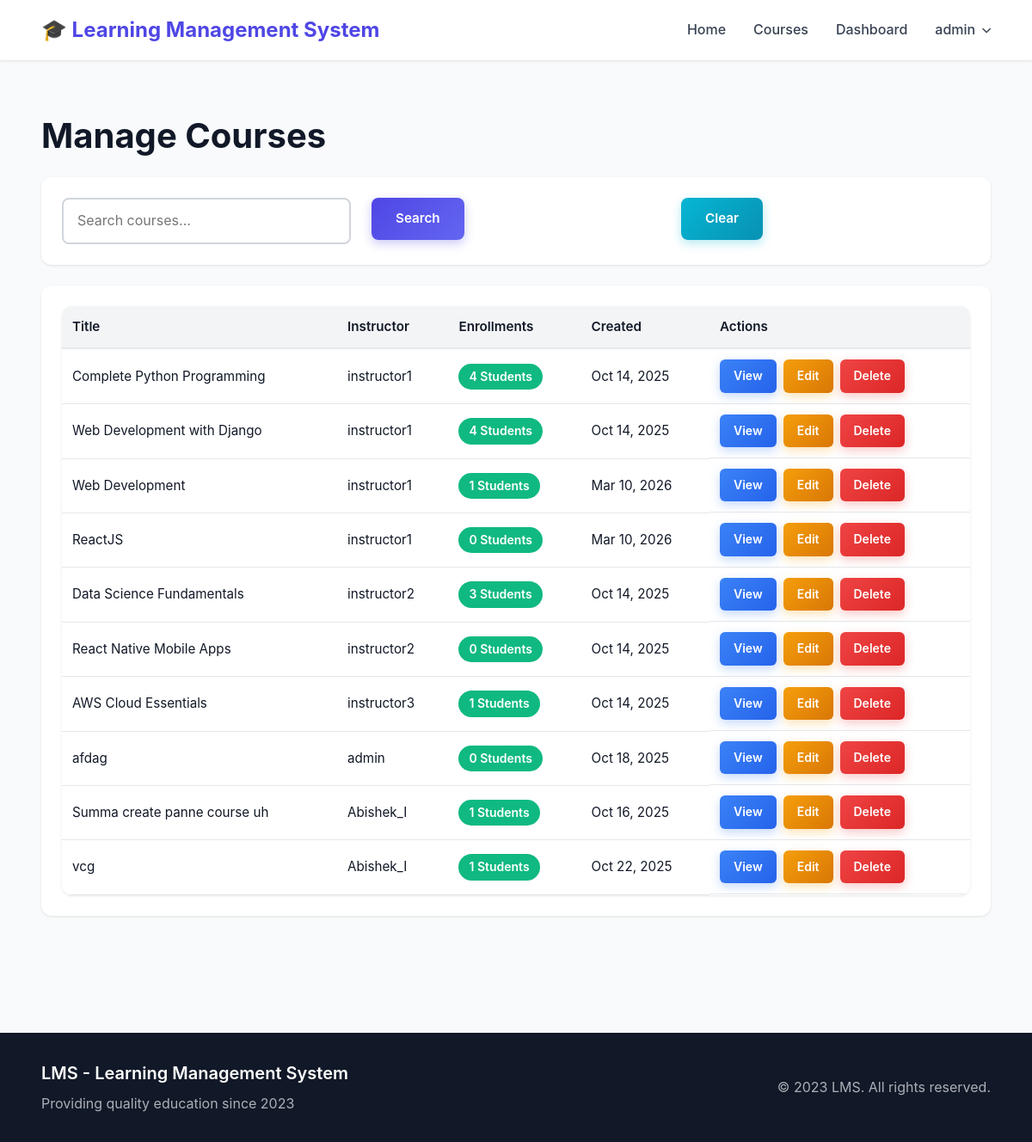
The app's page /manage/courses/ (signed in) with its own data.
### accounts/models.py (models this page shows, shortened)
class User(AbstractUser):
    USER_TYPE_CHOICES = (
        ('student', 'Student'),
        ('instructor', 'Instructor'),
        ('admin', 'Admin'),
    )
    user_type = models.CharField(max_length=10, choices=USER_TYPE_CHOICES, default='student')
    profile_picture = models.ImageField(upload_to='profile_pictures/', null=True, blank=True)
    phone = models.CharField(max_length=20, null=True, blank=True)
    bio = models.TextField(blank=True, null=True)
    date_of_birth = models.DateField(null=True, blank=True)
    website = models.URLField(max_length=200, blank=True, null=True)
    address = models.TextField(blank=True, null=True)
    LEARNING_STYLE_CHOICES = (
        ('visual', 'Visual'),
        ('auditory', 'Auditory'),
        ('reading', 'Reading/Writing'),
        ('kinesthetic', 'Kinesthetic'),
    )
    learning_style = models.CharField(max_length=20, choices=LEARNING_STYLE_CHOICES, null=True, blank=True)
    preferred_language = models.CharField(max_length=50, blank=True, null=True)
    daily_study_goal = models.PositiveIntegerField(default=30, validators=[MinValueValidator(15), MaxValueValidator(480)])  # in minutes
    @property
    def is_admin(self):
        return self.is_superuser or self.user_type == 'admin'

### courses/models.py (models this page shows, shortened)
class Course(models.Model):
    title = models.CharField(max_length=200, unique=True)
    code = models.CharField(max_length=20, unique=True, blank=True, null=True, help_text="Unique course code (e.g., CS101)")
    description = models.TextField()
    instructor = models.ForeignKey(
        settings.AUTH_USER_MODEL,
        on_delete=models.CASCADE,
        related_name='courses_taught'
    )
    thumbnail = models.ImageField(upload_to='course_thumbnails/', null=True, blank=True)
    syllabus = models.FileField(upload_to='syllabi/', null=True, blank=True)
    category = models.ForeignKey(Category, on_delete=models.SET_NULL, null=True, blank=True, related_name='courses')
    created_at = models.DateTimeField(auto_now_add=True)
    updated_at = models.DateTimeField(auto_now=True)

### accounts/management_views.py (the view)
# urls.py: path('manage/courses/', manage_courses, name='manage_courses'),
@login_required
@admin_required
def manage_courses(request):
    from django.db.models import Count
    search = request.GET.get('search', '')
    courses = Course.objects.annotate(
        student_count=Count('enrollments', filter=Q(enrollments__is_active=True))
    ).select_related('instructor')
    if search:
        courses = courses.filter(Q(title__icontains=search) | Q(description__icontains=search))
    return render(request, 'management/courses.html', {'courses': courses, 'search': search})

### templates/management/courses.html (shortened to what this page needs)
{% extends 'base.html' %}
{% block content %}
<div class="container py-5">
    <h1 class="mb-4">Manage Courses</h1>
    <div class="card mb-4">
        <div class="card-body">
            <form method="get" class="row">
                <div class="col-md-8">
                    <input type="text" name="search" class="form-control" placeholder="Search courses..." value="{{ search }}">
                </div>
                <div class="col-md-2">
                    <button type="submit" class="btn btn-primary w-100">Search</button>
                </div>
                <div class="col-md-2">
                    <a href="{% url 'manage_courses' %}" class="btn btn-secondary w-100">Clear</a>
                </div>
            </form>
        </div>
    </div>
    <div class="card">
        <div class="card-body">
            <table class="table">
                <thead>
                    <tr>
                        <th>Title</th>
                        <th>Instructor</th>
                        <th>Enrollments</th>
                        <th>Created</th>
                        <th>Actions</th>
                    </tr>
                </thead>
                <tbody>
                    {% for course in courses %}
                    <tr>
                        <td>{{ course.title }}</td>
                        <td>{{ course.instructor.username }}</td>
                        <td>
                            <span class="badge badge-success">{{ course.student_count }} Students</span>
                        </td>
                        <td>{{ course.created_at|date:"M d, Y" }}</td>
                        <td>
                            <a href="{% url 'courses:course_detail' course.id %}" class="btn btn-sm btn-info">View</a>
                            <a href="{% url 'courses:course_update' course.id %}" class="btn btn-sm btn-warning">Edit</a>
                            <a href="{% url 'delete_course' course.id %}" class="btn btn-sm btn-danger">Delete</a>
                        </td>
                    </tr>
                    {% endfor %}
                </tbody>
            </table>
        </div>
    </div>
</div>
{% endblock %}

### templates/base.html (shortened to what this page needs)
<!DOCTYPE html>
<html lang="en">
<head>
    <link rel="stylesheet" href="https://cdnjs.cloudflare.com/ajax/libs/font-awesome/6.0.0/css/all.min.css">
    {% load static %}
    <link rel="stylesheet" href="{% static 'css/reset.css' %}?v=11">
    <link rel="stylesheet" href="{% static 'css/responsive.css' %}?v=17">
    <link rel="stylesheet" href="{% static 'css/style.css' %}?v=11">
    <link rel="stylesheet" href="{% static 'css/admin-fix.css' %}?v=11">
    <link rel="stylesheet" href="{% static 'css/navbar-fix.css' %}?v=11">
    <link rel="stylesheet" href="{% static 'css/instructor-students.css' %}?v=11">
    <link rel="stylesheet" href="{% static 'css/lessons.css' %}?v=2">
    <link rel="stylesheet" href="{% static 'css/quizzes.css' %}?v=2">
    <link rel="stylesheet" href="{% static 'css/dashboard.css' %}?v=2">
    <link rel="stylesheet" href="{% static 'css/student-progress.css' %}?v=2">
    <link rel="stylesheet" href="{% static 'css/admin-progress.css' %}?v=2">
    <link rel="stylesheet" href="{% static 'css/doubts.css' %}?v=2">
    <link rel="stylesheet" href="{% static 'css/assessments.css' %}?v=2">
    <link rel="stylesheet" href="{% static 'css/forms.css' %}?v=1">
</head>
<body>
    <nav class="navbar">
        <div class="container navbar-container">
            <a class="navbar-brand" href="/">🎓 Learning Management System</a>
            <div class="navbar-menu" id="navbarMenu">
                <a class="nav-link" href="{% url 'home' %}">Home</a>
                <a class="nav-link" href="{% url 'courses:course_list' %}">Courses</a>
                {% if user.is_authenticated %}
                <a class="nav-link" href="{% url 'accounts:dashboard' %}">Dashboard</a>
                <div class="dropdown" id="userDropdownContainer">
                    <span class="nav-link dropdown-toggle" onclick="toggleDropdown(event)">{{ user.username }}</span>
                </div>
                {% else %}
                <a class="nav-link" href="{% url 'accounts:login' %}">Login</a>
                <a class="btn-register" href="{% url 'accounts:register' %}">Register</a>
                {% endif %}
            </div>
        </div>
    </nav>
    <main>
        {% block content %}{% endblock %}
    </main>
    <footer>
        <div class="container">
            <div class="footer-content">
                <div class="footer-left">
                    <h5>LMS - Learning Management System</h5>
                    <p>Providing quality education since 2023</p>
                </div>
                <div class="footer-right">
                    <p>&copy; 2023 LMS. All rights reserved.</p>
                </div>
            </div>
        </div>
    </footer>
</body>
</html>

### static/css/style.css (style rules this page uses)
table td:last-child { display: flex; gap: 0.5rem; flex-wrap: wrap; }
table .btn { padding: 0.5rem 1rem; font-size: 0.875rem; }
footer { background: var(--gray-900); color: var(--gray-300); padding: 2rem 0; margin-top: 4rem; }

### static/css/admin-fix.css (style rules this page uses)
.admin-actions .btn, .admin-btn, .card-header .btn, .card-footer .btn, table .btn { width: auto !important; display: inline-flex !important; }
form .btn:not(.btn-block) { width: auto !important; }
.card { margin-bottom: 1.5rem; }
.card-body { padding: 1.5rem; }
.row { display: flex; flex-wrap: wrap; gap: 1rem; margin: 0; }
.row > [class*='col-'] { padding: 0; }
.col-md-2 { width: 16.66%; }
.table { width: 100%; margin: 0; }
.table td, .table th { vertical-align: middle; }
.mb-4 { margin-bottom: 1.5rem !important; }

### static/css/navbar-fix.css (style rules this page uses)
.navbar .dropdown { position: relative; }
.navbar .dropdown-toggle { cursor: pointer; user-select: none; display: flex; align-items: center; gap: 0.5rem; }
.navbar .dropdown-toggle::after { content: '\f078'; font-family: 'Font Awesome 6 Free'; font-weight: 900; font-size: 0.7rem; transition: transform 0.3s; }

### static/css/instructor-students.css (style rules this page uses)
.mb-4 { margin-bottom: 1.5rem; }
.container .row { display: flex; flex-wrap: wrap; gap: 1.5rem; }
.container .row > [class*='col-'] { flex: 1; min-width: 300px; }
.container .card { margin-bottom: 1.5rem; width: 100%; }
.container .table { width: 100%; margin: 0; font-size: 0.95rem; }
.container .table td, .container .table th { padding: 0.75rem; vertical-align: middle; white-space: nowrap; }

### records on screen
User: username "admin"
Course: title "Complete Python Programming", instructor.username "instructor1", student_count "4", created_at "Oct 14, 2025"
Course: title "Web Development with Django", instructor.username "instructor1", student_count "4", created_at "Oct 14, 2025"
Course: title "Web Development", instructor.username "instructor1", student_count "1", created_at "Mar 10, 2026"
Course: title "ReactJS", instructor.username "instructor1", student_count "0", created_at "Mar 10, 2026"
Course: title "Data Science Fundamentals", instructor.username "instructor2", student_count "3", created_at "Oct 14, 2025"
Course: title "React Native Mobile Apps", instructor.username "instructor2", student_count "0", created_at "Oct 14, 2025"
Course: title "AWS Cloud Essentials", instructor.username "instructor3", student_count "1", created_at "Oct 14, 2025"
Course: title "afdag", instructor.username "admin", student_count "0", created_at "Oct 18, 2025"
Course: title "Summa create panne course uh", instructor.username "Abishek_I", student_count "1", created_at "Oct 16, 2025"
Course: title "vcg", instructor.username "Abishek_I", student_count "1", created_at "Oct 22, 2025"
